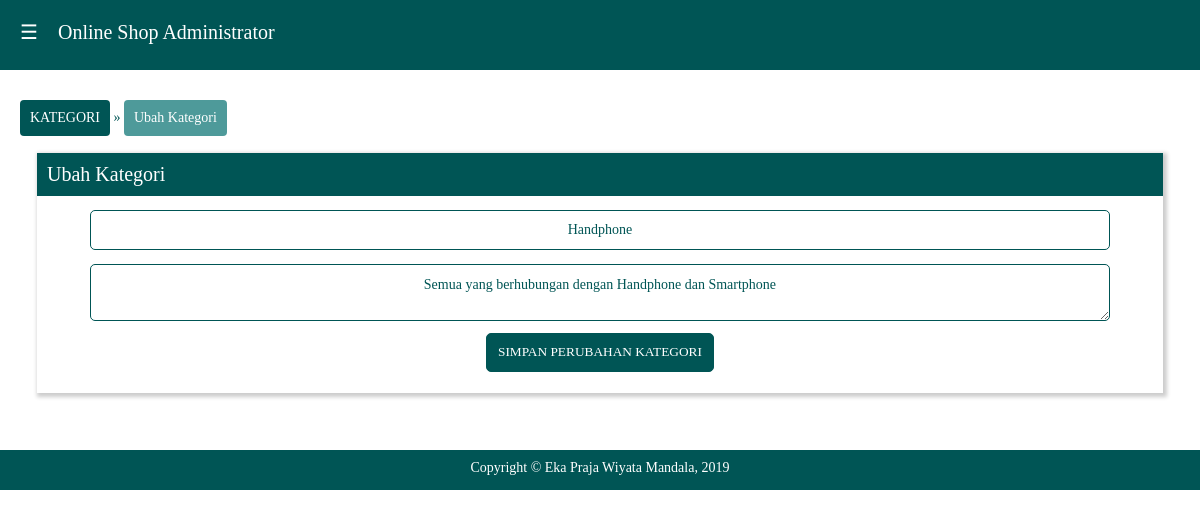
The page /admin/index.php?p=kategoriedit&id=1 (signed in) on the database its author committed.
### tables this page shows
CREATE TABLE IF NOT EXISTS `kategori` (
  `idkat` int(11) NOT NULL AUTO_INCREMENT,
  `idadmin` int(11) NOT NULL,
  `namakat` varchar(40) NOT NULL,
  `ketkat` text NOT NULL,
  `tglkat` datetime NOT NULL DEFAULT '0000-00-00 00:00:00',
  PRIMARY KEY (`idkat`)
);

### admin/index.php (the view, shortened to what this page needs)
<?php
  include "koneksi.php";
?>
<!DOCTYPE html PUBLIC "-//W3C//DTD XHTML 1.0 Transitional//EN" "http://www.w3.org/TR/xhtml1/DTD/xhtml1-transitional.dtd">
<html xmlns="http://www.w3.org/1999/xhtml">
<head>
<link rel="stylesheet" href="style.css" type="text/css" />
</head>
<body>
<?php
if(!empty($_SESSION["useradm"]) and !empty($_SESSION["passadm"])){
?>
<div class="grid">
  <div class="dh12">
	<div class="container1">
		<span style="font-size:20px;cursor:pointer; padding-right:15px;" onclick="openNav()">&#9776;</span>
		<a href="<?php echo "?p=home"; ?>">Online Shop Administrator</a>
	</div>
  </div>
</div>
<div class="grid">
  <div class="dh12">
	<div class="container2">
<?php
  if($_GET["p"]=="logout"){
	include "logout.php";
  }else if($_GET["p"]=="kategori"){
	include "kategori.php";
  }else if($_GET["p"]=="kategoriadd"){
	include "kategoriadd.php";
  }else if($_GET["p"]=="kategoriedit"){
	include "kategoriedit.php";
  }else if($_GET["p"]=="kategoridel"){
	include "kategoridel.php";
  }else if($_GET["p"]=="produk"){
	include "produk.php";
  }else if($_GET["p"]=="produkadd"){
	include "produkadd.php";
  }else if($_GET["p"]=="produkedit"){
	include "produkedit.php";
  }else if($_GET["p"]=="produkdel"){
	include "produkdel.php";
  }else if($_GET["p"]=="produkdetail"){
	include "produkdetail.php";
  }else if($_GET["p"]=="jasakirim"){
	include "jasakirim.php";
  }else if($_GET["p"]=="jasakirimadd"){
	include "jasakirimadd.php";
  }else if($_GET["p"]=="jasakirimedit"){
	include "jasakirimedit.php";
  }else if($_GET["p"]=="jasakirimdel"){
	include "jasakirimdel.php";
  }else if($_GET["p"]=="anggota"){
	include "anggota.php";
  }else if($_GET["p"]=="anggotadel"){
	include "anggotadel.php";
  }else if($_GET["p"]=="order"){
	include "order.php";
  }else if($_GET["p"]=="orderstatus"){
	include "orderstatus.php";
  }else{
    include "home.php";
  }
?>
	  </div>
	</div>
  </div>
<div class="grid">
  <div class="dh12">
	<div class="container3">
	  Copyright &copy; Eka Praja Wiyata Mandala, 2019
	</div>
  </div>
</div>
<?php
}else{
  include "login.php";
}
?>
</body>
</html>

### admin/kategoriedit.php (shortened to what this page needs)
<?php
$sqlk = mysqli_query($kon, "select * from kategori where idkat='$_GET[id]'");
$rk = mysqli_fetch_array($sqlk);
?>
<a href="<?php echo "?p=kategori"; ?>"><button type="button" class='btn btn-add'>KATEGORI</button></a> &raquo;
<button type="button" class='btn btn-dis'>Ubah Kategori</button>
<div class="card">
<div class="kepalacard">Ubah Kategori</div>
<div class="isicard" style="text-align:center;">
  <form name="form1" method="post" action="" enctype="multipart/form-data">
    <input name="namakat" type="text" id="namakat" value="<?php echo "$rk[namakat]"; ?>" placeholder="Nama Kategori">
    <textarea name="ketkat" id="ketkat" placeholder="Keterangan Kategori"><?php echo "$rk[ketkat]"; ?></textarea>
    <input name="simpan" type="submit" id="simpan" value="SIMPAN PERUBAHAN KATEGORI">
  </form>
</div>
</div>

### admin/style.css (style rules this page uses)
body { font-family:Cambria; padding:0px; margin:0px; color:#005555; font-size:14px; }
input[type="text"], input[type="password"], input[type="file"], textarea, select { width:90%; padding:0.8em; margin-top:1em; border:1px solid #005555; background-color:#FFFFFF; font-family:Cambria; font-size:14px; color:#005555; text-align:center; border-radius:5px; }
input[type="submit"] { width:auto; margin-top:0.9em; color:#FFFFFF; background-color:#005555; padding:0.8em; cursor:pointer; border:1px solid #005555; font-family:Cambria; border-radius:5px; }
.grid { width:100%; padding-top:0px; padding-bottom:0px; overflow:hidden; }
.dh12 { width:99.99% }
.dh1, .dh2, .dh3, .dh4, .dh5, .dh6, .dh7, .dh8, .dh9, .dh10, .dh11, .dh12 { float:left; display:inline; margin:0 0%; }
.container1 { background-color:#005555; height:40px; width:100%; color:#FFFFFF; font-family:Cambria; font-size:20px; padding-left:20px; padding-top:20px; padding-bottom:10px; position:fixed; z-index:1; }
.container1 a { color:#FFFFFF; text-decoration:none; }
.container2 { background-color:#FFFFFF; margin-top:70px; padding:20px; font-family:Cambria; font-size:14px; }
.container3 { background-color:#005555; height:20px; width:100%; color:#FFFFFF; font-family:Cambria; font-size:14px; padding-top:10px; padding-bottom:10px; text-align:center; margin-top:20px; margin-bottom:10px; }
a { color:#005555; text-decoration:none; }
.btn { padding:9px 9px; text-align:center; border:1px solid transparent; border-radius:4px; font-family:Cambria; font-size:14px; margin-top:10px; width:auto; }
.btn-add { color:#FFFFFF; background-color:#005555; cursor:pointer; }
.btn-dis { color:#FFFFFF; background-color:#4E9A9A; }
.card { margin:17px; min-height:230px; border:thin; box-shadow: 2px 2px 4px 2px rgba(0,0,0,0.2); padding-bottom:10px; }
.kepalacard { padding:10px; background-color:#005555; color:#FFFFFF; font-family:Century Gothic; font-size:20px; }
.isicard { padding-left:10px; padding-right:10px; background-color:#FFFFFF; color:#005555; min-height:185px; font-size:14px; }

### rows shown on the page
kategori: namakat "Handphone", ketkat "Semua yang berhubungan dengan Handphone dan Smartphone"
